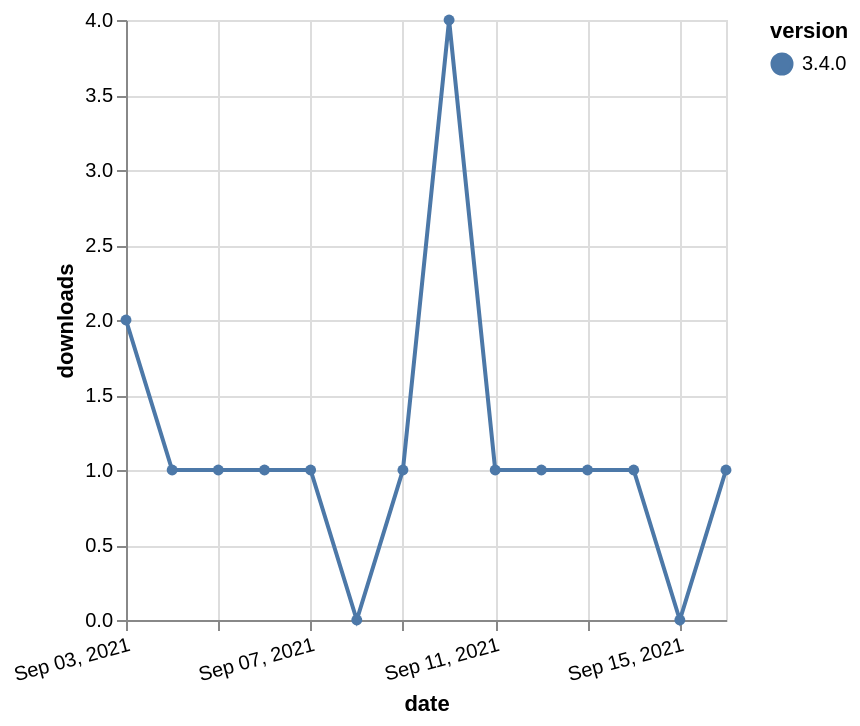

Vega-Lite specification stored for this chart:
### Vega-Lite specification from a JSON file in a GitHub repository (floating-point values rounded to 4 significant figures)
{"$schema": "https://vega.github.io/schema/vega-lite/v5.json", "description": "A simple bar chart with embedded data.", "data": {"values": [{"date": "2021-09-03", "total": 508, "delta": 2, "version": "3.4.0"}, {"date": "2021-09-04", "total": 509, "delta": 1, "version": "3.4.0"}, {"date": "2021-09-05", "total": 510, "delta": 1, "version": "3.4.0"}, {"date": "2021-09-06", "total": 511, "delta": 1, "version": "3.4.0"}, {"date": "2021-09-07", "total": 512, "delta": 1, "version": "3.4.0"}, {"date": "2021-09-08", "total": 512, "delta": 0, "version": "3.4.0"}, {"date": "2021-09-09", "total": 513, "delta": 1, "version": "3.4.0"}, {"date": "2021-09-10", "total": 517, "delta": 4, "version": "3.4.0"}, {"date": "2021-09-11", "total": 518, "delta": 1, "version": "3.4.0"}, {"date": "2021-09-12", "total": 519, "delta": 1, "version": "3.4.0"}, {"date": "2021-09-13", "total": 520, "delta": 1, "version": "3.4.0"}, {"date": "2021-09-14", "total": 521, "delta": 1, "version": "3.4.0"}, {"date": "2021-09-15", "total": 521, "delta": 0, "version": "3.4.0"}, {"date": "2021-09-16", "total": 522, "delta": 1, "version": "3.4.0"}]}, "width": "container", "mark": {"type": "line", "point": {"filled": true}}, "encoding": {"x": {"field": "date", "type": "temporal", "timeUnit": "yearmonthdate", "title": "date", "axis": {"labelAngle": -15}}, "y": {"field": "delta", "type": "quantitative", "title": "downloads"}, "color": {"field": "version", "type": "nominal"}, "tooltip": {"field": "delta"}}}
